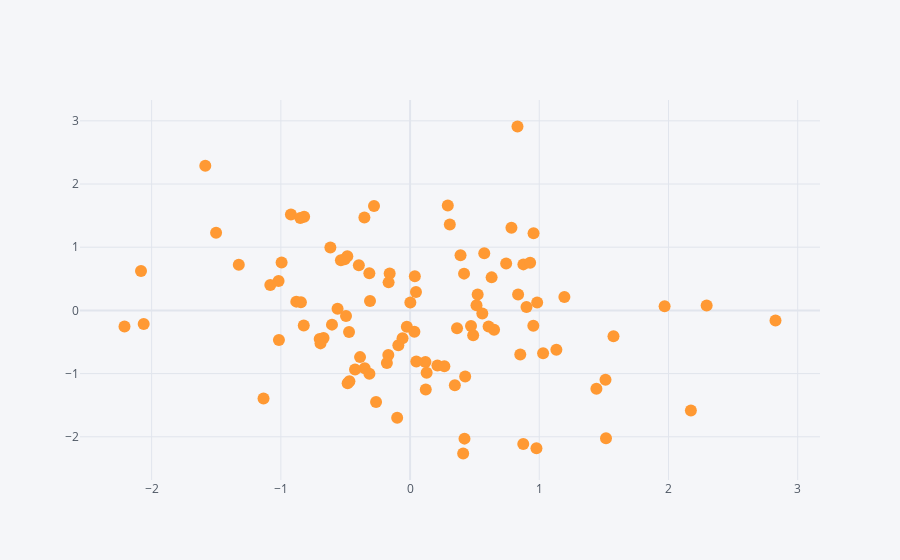

Source (notebook cell):
### Code cell
d1.iplot(x='A',y='B',mode='markers')
